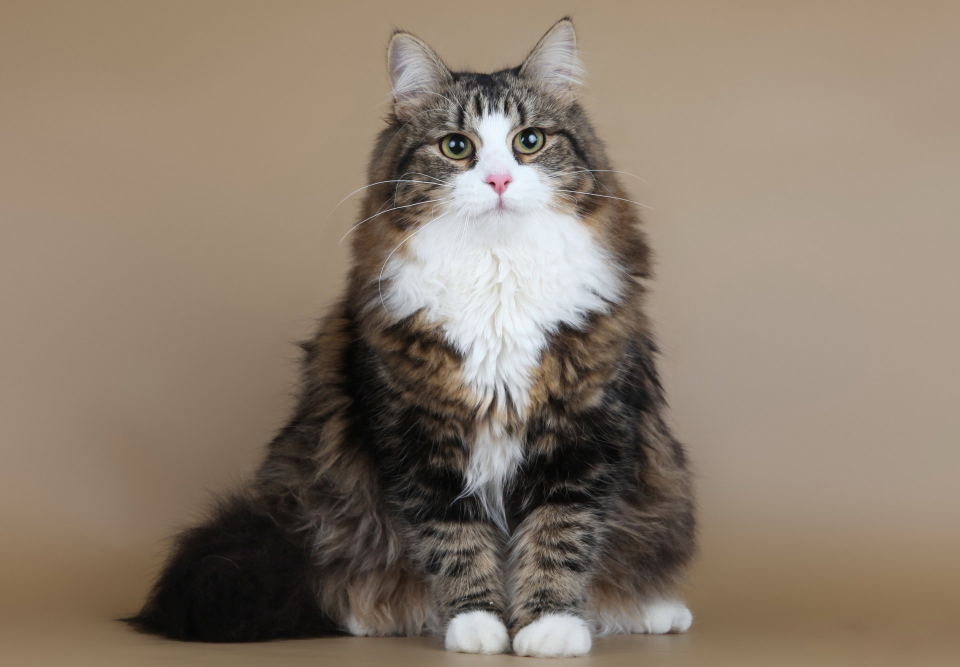
#> input picture caesar/sibirskij-kotik3.jpg, 1920 x 1333 px, found by its file name (shown at 1/2 size)
$ jupyter execute --allow-errors Ceaser.ipynb
#> lines starting #> are read from the running program, lines starting #| are printed output that depends on the picture; after the words box and inside, x2 and y2 are one past the last pixel; in counts of white or black regions, pixels touching at a corner belong together; long printed decimals are rounded
[cell 1]
import cv2;
import numpy as np;
from numpy import append
from numpy import empty
import time


#функция для запись в файл вектора
def writeFile(text, name):
    file=open(name, 'w')
    file.write(text)
    file.close()


#функция для преобразования бинарного изображения в виде вектора;
def convertFile(filename):
#> called with filename = '.../pyth/sibirskij-kotik3.jpg'
    image = cv2.imread(filename, 2);
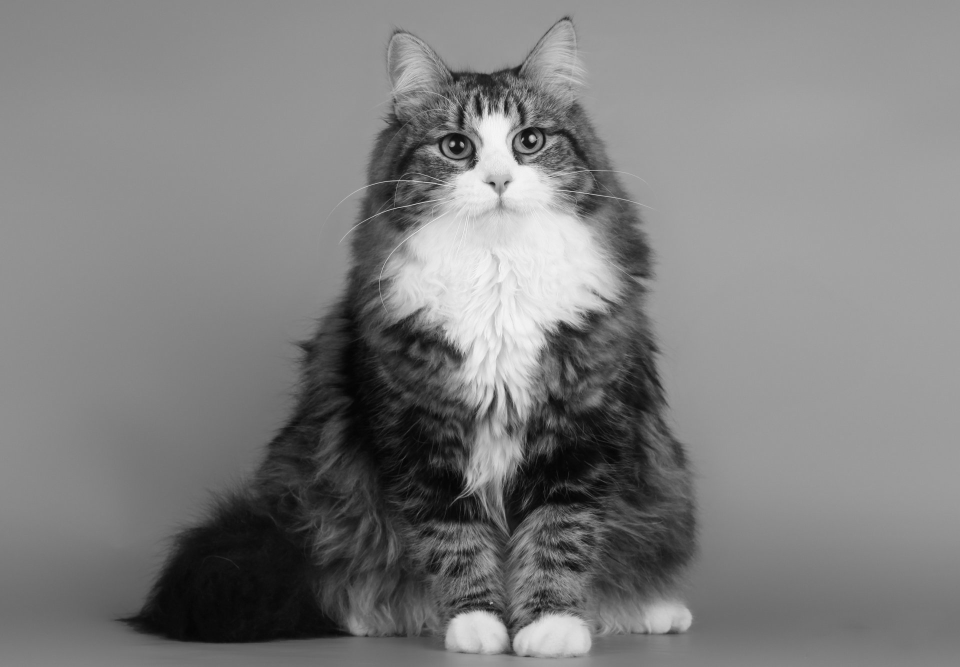
#> image: shape (1333, 1920) (shown at 1/2 size); min 1, max 248, mean 126.6
    _, bw_img = cv2.threshold(image, 127, 255, cv2.THRESH_BINARY);
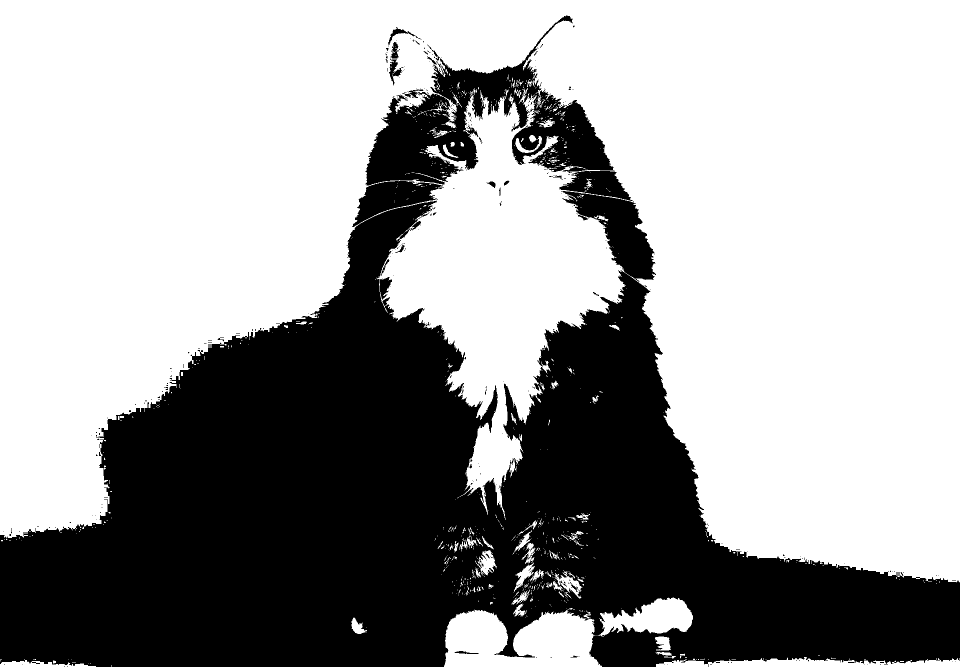
#> bw_img: shape (1333, 1920) (shown at 1/2 size); 62.7% white; 364 black regions (332 under 20 px), largest, box (x1, y1, x2, y2) and area: (0, 362, 1920, 1333) 886758, (731, 31, 1229, 371) 59210, (1118, 342, 1268, 403) 4733
    vector_bw = tuple(np.reshape(bw_img, -1)); #преобразуем в вектор
#> vector_bw = 2559360 items
    #vector_bw = vectorBinImage.tolist()
    first_count, vector_of_counts_black_and_white = compression_to_bw_format(vector_bw)
    return first_count, vector_of_counts_black_and_white, image


def compression_to_bw_format(vector):
    vector_black_and_white = []
    i = white_index = black_index = 0
    first_count =  "BLACK" if not vector[i] else  "WHITE"
#> first_count = 'WHITE'
    while i < len(vector):
        if not vector[i]:
            try:
                black_index = vector.index(255, i)
            except ValueError:
                black_index = len(vector)
        else:
            try:
                white_index = vector.index(0, i)
            except ValueError:
                white_index = len(vector)
        count = abs(black_index - white_index)
        vector_black_and_white.append(count)
        i += count
#> this loop made 22909 passes
#> (white_index, count, i) on passes 1, 3, 5, 7, 9, 11, 13, 15, 17, 19, 21, 23: (60652, 60652, 60652), (62568, 1913, 62568), (62571, 1, 62571), (64488, 1908, 64488), (66405, 1905, 66405), (66407, 1, 66407), (68325, 1905, 68325), (70242, 1900, 70242), (70244, 1, 70244), (72162, 1900, 72162), (72183, 2, 72183), (74080, 1895, 74080)
#> (black_index, count, i) on passes 2, 4, 6, 8, 10, 12: (60655, 3, 60655), (62570, 2, 62570), (62580, 9, 62580), (64500, 12, 64500), (66406, 1, 66406), (66420, 13, 66420)
#> after the loop, i = 2559360; vector_black_and_white = 22909 items
#> in convertFile, `first_count, vector_of_counts_black_and_white = compression_to_bw_form..`: first_count = 'WHITE'; vector_of_counts_black_and_white = 22909 items
    return first_count, vector_black_and_white

def compression_to_back_bw_format(first_count, bw_vector_black_and_white, img):
    bw_vector = []
    if first_count == "BLACK":
      for i in range(len(bw_vector_black_and_white)):
        bw_vector.extend((255 if i & 1 else 0,) * bw_vector_black_and_white[i])
    else:
        for i in range(len(bw_vector_black_and_white)):
          bw_vector.extend((0 if i & 1 else 255,) * bw_vector_black_and_white[i])
    matrix_from_vector = empty(shape=(0, 0))
    for j in range(len(img)):
        matrix_from_vector = append(matrix_from_vector, bw_vector[len(img[0]) * j:len(img[0]) * (j + 1)])
    matrix_from_vector = matrix_from_vector.reshape(len(img), len(img[0]))
    return matrix_from_vector

def encrypt(vector, key):
    return tuple(int((item + key) % 65535) for item in vector)


def decrypt(encrvector, key):
    return tuple(int((item - key) % 65535) for item in encrvector)


#частотный анализ
def frequencyAnalysis(vector):
    freqDict={ }
    vectorSet = set(vector)
    for i in vectorSet:
      freqDict[i] = vector.count(i)
    return freqDict


key = 1717

vector = convertFile('.../pyth/sibirskij-kotik3.jpg');
#print(vector);
writeFile(str(vector), '.../pyth/cat_img.txt')
vector_encrypt = encrypt(vector[1], key)
#> vector_encrypt = 22909 items
#print(vector_encrypt)
writeFile(str(vector_encrypt), '.../pyth/cat_bin_encrypt.txt')
vector_decrypt = decrypt(vector_encrypt, key)
#> vector_decrypt = 22909 items
#print(vector_decrypt)
decrypted_bw_vector = compression_to_back_bw_format(vector[0], vector_decrypt, vector[2])
#> after the loop in compression_to_back_bw_format, `for i in range(len(bw_vector_black_and_white)):`: bw_vector = 2559360 items
#print(decrypted_bw_vector)
#writeFile(str(vector_decrypt), '/content/drive/MyDrive/pyth/cat_bin_decrypt.txt')
cv2.imwrite('.../pyth/cat_new_file.jpg', decrypted_bw_vector)

resultanalis=[]
for i in range(1,11):
        #img = cv2.imread(f'/content/drive/MyDrive/pyth/text{i}.png', 2)
        #_, bw_img = cv2.threshold(img, 127, 255, cv2.THRESH_BINARY)
        #bw_vector = tuple(np.reshape(bw_img, -1))
        first_count, vector_black_and_white, img = convertFile(f'.../pyth/text{i}.jpg')
#> the loop in compression_to_bw_format (call 2), `while i < len(vector):` made 1 pass
#> (black_index, count, i) on pass 1: (1, 1, 1)
#> first_count = 'BLACK'; vector_black_and_white = [1]
        #print(vector_black_and_white)
        freqdict =frequencyAnalysis(vector_black_and_white)
#> in frequencyAnalysis, `vectorSet = set(vector)`: vectorSet = 1 item
#> the loop in frequencyAnalysis, `for i in vectorSet:` made 1 pass
#> after the loop in frequencyAnalysis, `for i in vectorSet:`: freqDict = {1: 1}
#> freqdict = {1: 1}
        res = dict(sorted(freqdict.items(), key=lambda x: x[1], reverse=True)[:10])
#> res = {1: 1}
        #print(res)
        resultanalis.append(res)

keys= (1002, 1111, 1234)
#> keys = (1002, 1111, 1234)
frequency_dicts=[]
#> (the rest of this cell did not finish here and is left out)

      ervector = encrypt(vector_black_and_white, keys[i-1])
#> `ervector = encrypt(vector_black_and_white, keys[i-1])`: ervector = (1003,)
      dict_vector_encrypt = frequencyAnalysis(ervector)
#> `dict_vector_encrypt = frequencyAnalysis(ervector)`: dict_vector_encrypt = {1003: 1}
#| {1003: 1}
      dict_vector_encrypt = dict(sorted(dict_vector_encrypt.items(), key=lambda item: item[1], reverse=True)[:10])
      frequency_dicts.append(dict_vector_encrypt)
      print(dict_vector_encrypt)
      frequency_dict  = frequencyAnalysis(vector_black_and_white)
#> `frequency_dict  = frequencyAnalysis(vector_black_and_white)`: frequency_dict = {1: 1}
#| {1: 1}
#> `key = tuple(frequency_dict.keys())[0]`: key = 1
#| 1
#> the loop `for key_encrypted in dict_vector_encrypt.keys():` made 1 pass
#> (key_encrypted, decrypted_vector) on pass 1: (1003, (1,))
#| 1002
#| Text  0.0001273
      frequency_dict = dict(sorted(frequency_dict.items(), key=lambda item: item[1], reverse=True)[:10])
      print(frequency_dict)

      key = tuple(frequency_dict.keys())[0]
      print(key)
      decrypted_vector = None
      start = time.perf_counter()
      for key_encrypted in dict_vector_encrypt.keys():
        #print(key_encrypted)
        decrypted_vector = decrypt(ervector, key_encrypted - key)
        #print(decrypted_vector)
        if decrypted_vector == tuple(vector_black_and_white):
            print(key_encrypted-key)
            stop = time.perf_counter()
            print( "Text ", stop-start)
            break
      vector_bw = compression_to_back_bw_format(first_count, decrypted_vector, img)
#> the loop in compression_to_back_bw_format (call 2), `for i in range(len(bw_vector_black_and_white)):` made 1 pass
      cv2.imwrite(f'.../pyth/text_for_encr_file{i}.jpg', vector_bw)
